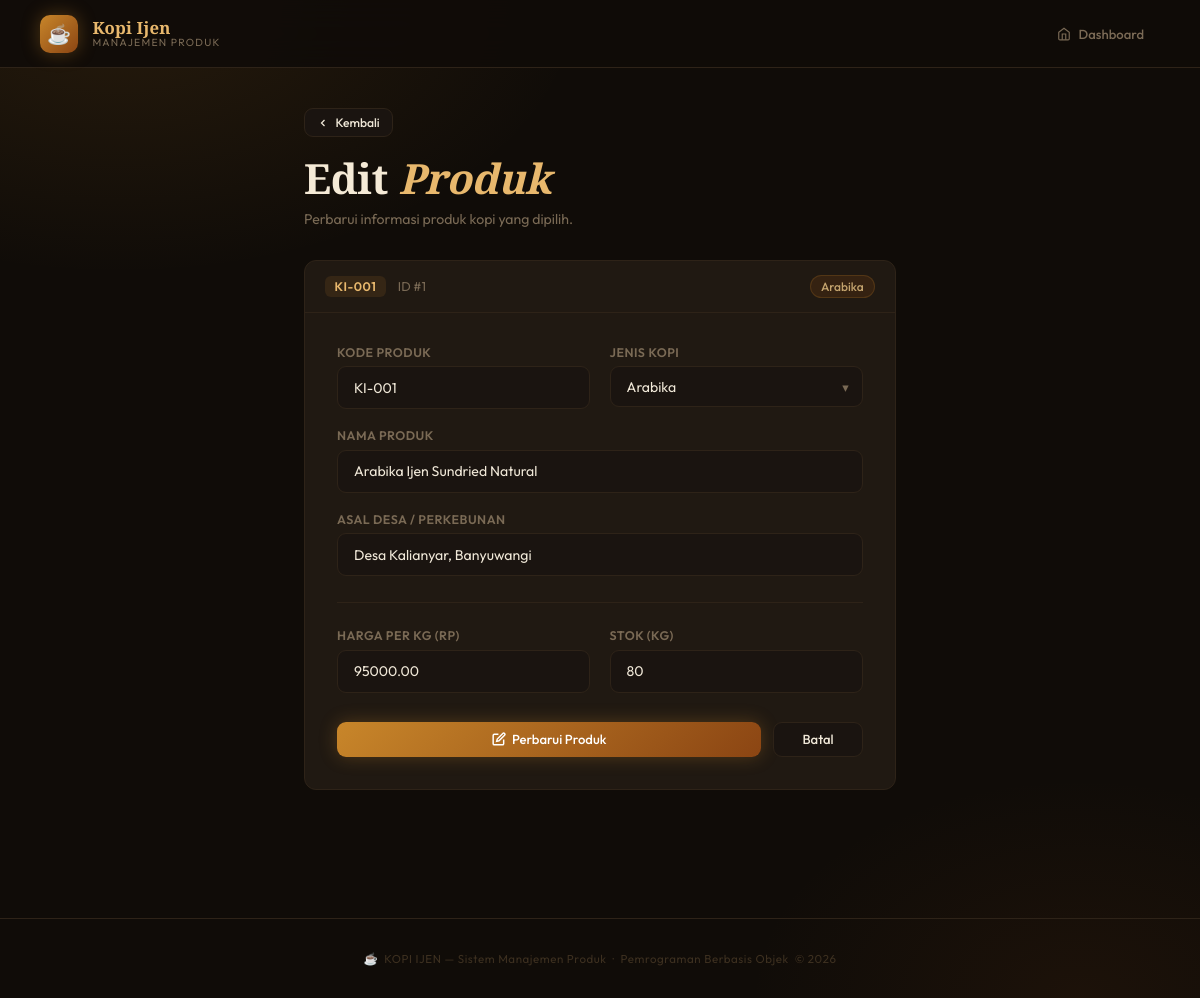
Page /views/edit.php?id=1 on the committed database.
### tables this page shows
CREATE TABLE IF NOT EXISTS produk (
    id         INT AUTO_INCREMENT PRIMARY KEY,
    kode       VARCHAR(20)   NOT NULL UNIQUE,
    nama       VARCHAR(150)  NOT NULL,
    jenis      VARCHAR(50)   NOT NULL,
    asal_desa  VARCHAR(150)  NOT NULL,
    harga      DECIMAL(12,2) NOT NULL DEFAULT 0,
    stok       INT           NOT NULL DEFAULT 0,
    created_at TIMESTAMP DEFAULT CURRENT_TIMESTAMP
);

### controllers/ProdukController.php (called while the page is built, shortened)
<?php
require_once dirname(__DIR__) . "/config/Database.php";
require_once dirname(__DIR__) . "/models/Produk.php";
class ProdukController {
    public function __construct() {
        $database = new Database();
        $db = $database->connect();
        $this->model = new Produk($db);
    }
}
?>

### models/Produk.php (called while the page is built, shortened)
<?php
class Produk {
    private mysqli $conn;
    public function __construct(mysqli $db) {
        $this->conn = $db;
    }
    public function getById(int $id): array|null {
        $stmt = $this->conn->prepare("SELECT * FROM produk WHERE id = ?");
        $stmt->bind_param("i", $id);
        $stmt->execute();
        return $stmt->get_result()->fetch_assoc();
    }
}
?>

### views/edit.php (the view, shortened to what this page needs)
<?php
require_once dirname(__DIR__) . "/controllers/ProdukController.php";
$controller = new ProdukController();
$id  = isset($_GET['id']) ? (int)$_GET['id'] : 0;
$row = $controller->model->getById($id);
$jenis_options = ['Arabika', 'Robusta', 'Liberika', 'Excelsa', 'Blend'];
require_once "header.php";
?>
<div class="wrapper" style="max-width:640px;">
    <div class="page-header">
        <a href="../index.php" class="btn btn-ghost btn-sm" style="margin-bottom:1.2rem;">
            <svg width="12" height="12" fill="none" stroke="currentColor" stroke-width="2.5" viewBox="0 0 24 24"><polyline points="15 18 9 12 15 6"/></svg>
            Kembali
        </a>
        <h1>Edit <em>Produk</em></h1>
        <p>Perbarui informasi produk kopi yang dipilih.</p>
    </div>
    <div class="card">
        <div class="card-meta">
            <span class="kode-tag"><?= htmlspecialchars($row['kode']) ?></span>
            <span style="font-size:.8rem;color:var(--muted);">ID #<?= $id ?></span>
            <span class="jenis-pill" style="margin-left:auto;"><?= htmlspecialchars($row['jenis']) ?></span>
        </div>
        <div class="form-wrap">
            <form method="POST">
                <div class="form-grid">
                    <div class="form-group">
                        <label for="kode">Kode Produk</label>
                        <input type="text" id="kode" name="kode"
                               value="<?= htmlspecialchars($row['kode']) ?>"
                               placeholder="Contoh: KI-001">
                    </div>
                    <div class="form-group">
                        <label for="jenis">Jenis Kopi</label>
                        <div class="select-wrap">
                            <select id="jenis" name="jenis">
                                <?php foreach ($jenis_options as $j): ?>
                                    <option value="<?= $j ?>" <?= $row['jenis'] === $j ? 'selected' : '' ?>><?= $j ?></option>
                                <?php endforeach; ?>
                            </select>
                        </div>
                    </div>
                    <div class="form-group full">
                        <label for="nama">Nama Produk</label>
                        <input type="text" id="nama" name="nama"
                               value="<?= htmlspecialchars($row['nama']) ?>"
                               placeholder="Contoh: Kopi Arabika Ijen Premium">
                    </div>
                    <div class="form-group full">
                        <label for="asal_desa">Asal Desa / Perkebunan</label>
                        <input type="text" id="asal_desa" name="asal_desa"
                               value="<?= htmlspecialchars($row['asal_desa']) ?>"
                               placeholder="Contoh: Desa Kalianyar, Banyuwangi">
                    </div>
                    <hr class="form-divider">
                    <div class="form-group">
                        <label for="harga">Harga per kg (Rp)</label>
                        <input type="number" id="harga" name="harga"
                               value="<?= htmlspecialchars($row['harga']) ?>"
                               placeholder="Contoh: 85000" min="0" step="500">
                    </div>
                    <div class="form-group">
                        <label for="stok">Stok (kg)</label>
                        <input type="number" id="stok" name="stok"
                               value="<?= htmlspecialchars($row['stok']) ?>"
                               placeholder="Contoh: 50" min="0">
                    </div>
                </div>
                <div class="form-actions" style="margin-top:1.8rem;">
                    <button type="submit" name="update" class="btn btn-primary" style="flex:1;justify-content:center;">
                        <svg width="14" height="14" fill="none" stroke="currentColor" stroke-width="2.5" viewBox="0 0 24 24"><path d="M11 4H4a2 2 0 00-2 2v14a2 2 0 002 2h14a2 2 0 002-2v-7"/><path d="M18.5 2.5a2.121 2.121 0 013 3L12 15l-4 1 1-4z"/></svg>
                        Perbarui Produk
                    </button>
                    <a href="../index.php" class="btn btn-ghost" style="justify-content:center;min-width:90px;">Batal</a>
                </div>
            </form>
        </div>
    </div>
</div>
<?php require_once "footer.php"; ?>

### views/header.php (style rules this page uses)
*, *::before, *::after { box-sizing: border-box; margin: 0; padding: 0; }
:root { --bg: #100c08; --surface: #1a1410; --card: #201912; --border: #2e2318; --accent: #c8862a; --accent2: #8b4513; --gold: #e8b86d; --cream: #f5ead6; --danger: #dc4a38; --success: #5a9e6f; --text: #f0e8d8; --muted: #7a6a55; --radius: 12px; }
body { font-family: 'Outfit', sans-serif; background: var(--bg); color: var(--text); min-height: 100vh; background-image: radial-gradient(ellipse 70% 50% at 10% 0%, rgba(200,134,42,.12) 0%, transparent 55%), radial-gradient(ellipse 50% 40% at 90% 100%, rgba(139,69,19,.1) 0%, transparent 55%); }
.wrapper { max-width: 1020px; margin: 0 auto; padding: 2.5rem 1.5rem 5rem; }
.page-header { margin-bottom: 2rem; }
.page-header h1 { font-family: 'Playfair Display', serif; font-size: clamp(1.8rem, 3.5vw, 2.6rem); font-weight: 900; letter-spacing: -.01em; color: var(--cream); line-height: 1.1; }
.page-header h1 em { font-style: italic; color: var(--gold); }
.page-header p { color: var(--muted); font-size: .88rem; margin-top: .5rem; }
.card { background: var(--card); border: 1px solid var(--border); border-radius: var(--radius); overflow: hidden; }
.kode-tag { font-family: 'Outfit', monospace; font-size: .78rem; font-weight: 600; color: var(--gold); background: rgba(200,134,42,.12); padding: .2rem .6rem; border-radius: 6px; letter-spacing: .04em; }
.jenis-pill { font-size: .75rem; font-weight: 500; color: #c4a46e; background: rgba(139,69,19,.2); border: 1px solid rgba(200,134,42,.2); padding: .2rem .65rem; border-radius: 20px; white-space: nowrap; }
.btn { display: inline-flex; align-items: center; gap: .4rem; padding: .55rem 1.1rem; border-radius: 9px; font-family: 'Outfit', sans-serif; font-size: .82rem; font-weight: 500; cursor: pointer; border: none; text-decoration: none; transition: all .2s; white-space: nowrap; }
.btn-primary { background: linear-gradient(135deg, var(--accent), var(--accent2)); color: #fff; box-shadow: 0 0 18px rgba(200,134,42,.3); }
.btn-ghost { background: var(--surface); color: var(--text); border: 1px solid var(--border); }
.btn-sm { padding: .38rem .75rem; font-size: .76rem; }
.form-wrap { padding: 2rem; }
.form-grid { display: grid; grid-template-columns: 1fr 1fr; gap: 1.2rem; }
.form-group { margin-bottom: 0; }
.form-group.full { grid-column: 1 / -1; }
label { display: block; font-size: .78rem; font-weight: 600; color: var(--muted); margin-bottom: .4rem; letter-spacing: .04em; text-transform: uppercase; }
input[type="text"], input[type="number"], select { width: 100%; padding: .72rem 1rem; background: var(--surface); border: 1px solid var(--border); border-radius: 9px; color: var(--text); font-family: 'Outfit', sans-serif; font-size: .88rem; outline: none; transition: border-color .2s, box-shadow .2s; appearance: none; }
input::placeholder { color: var(--muted); opacity: .7; }
.select-wrap { position: relative; }
.select-wrap::after { content: '▾'; position: absolute; right: .9rem; top: 50%; transform: translateY(-50%); color: var(--muted); pointer-events: none; font-size: .8rem; }
select option { background: var(--surface); }
.form-actions { display: flex; gap: .75rem; margin-top: 2rem; }
.form-divider { grid-column: 1/-1; border: none; border-top: 1px solid var(--border); margin: .4rem 0; }
.card-meta { padding: .85rem 1.25rem; border-bottom: 1px solid var(--border); display: flex; align-items: center; gap: .75rem; flex-wrap: wrap; }

### rows in the picture
produk: kode "KI-001", jenis "Arabika", nama "Arabika Ijen Sundried Natural", asal_desa "Desa Kalianyar, Banyuwangi", harga "95000.00", stok "80"

### other values in the picture
$id "1"
